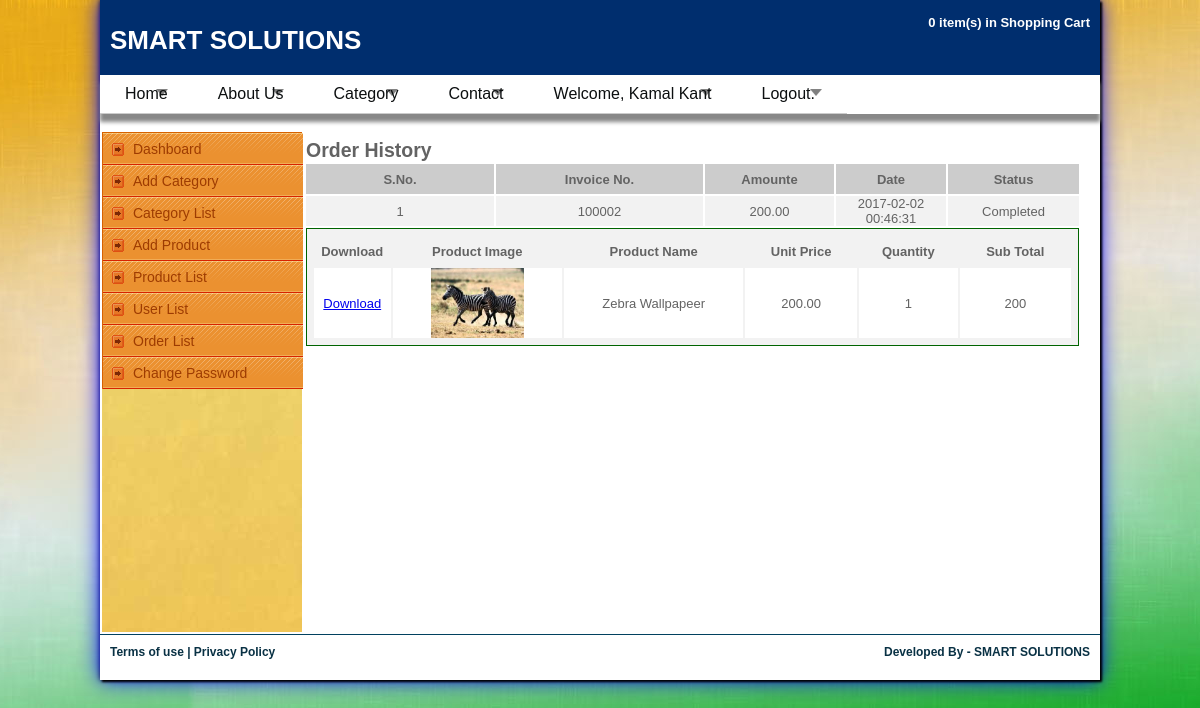
Screenshot of /order-list.php (signed in) with the database file from the repository.
### tables this page shows
CREATE TABLE `i_order` (
  `od_id` int(10) unsigned NOT NULL auto_increment,
  `od_invoice` varchar(100) NOT NULL,
  `od_billing_amount` float(10,2) default '0.00',
  `od_date` datetime default NULL,
  `od_last_update` datetime default NULL,
  `od_status` enum('Uncomplete','Paid','Completed','Cancelled') NOT NULL default 'Completed',
  `od_billing_name` varchar(50) NOT NULL,
  `od_billing_address` varchar(100) NOT NULL,
  `od_billing_city` varchar(100) NOT NULL,
  `od_billing_state` varchar(100) default NULL,
  `od_billing_postal_code` varchar(10) NOT NULL,
  `od_billing_email` varchar(255) NOT NULL,
  `od_billing_phone` varchar(16) NOT NULL,
  `od_shipping_name` varchar(50) NOT NULL,
  `od_shipping_address` varchar(100) NOT NULL,
  `od_shipping_city` varchar(100) NOT NULL,
  `od_shipping_state` varchar(100) default NULL,
  `od_shipping_postal_code` varchar(10) NOT NULL,
  `od_shipping_phone` varchar(16) NOT NULL,
  `od_shipping_cost` decimal(10,2) default '0.00',
  `payment_type` varchar(50) default NULL,
  `card_no` varchar(20) default NULL,
  `expiry` varchar(10) default NULL,
  `cvv` int(10) default NULL,
  `name_on_card` varchar(200) default NULL,
  `user_id` bigint(20) default NULL,
  `is_delete` smallint(6) NOT NULL default '0',
  PRIMARY KEY  (`od_id`)
);

CREATE TABLE `i_order_item` (
  `id` bigint(20) unsigned NOT NULL auto_increment,
  `order_id` bigint(20) NOT NULL,
  `product_id` bigint(20) unsigned NOT NULL,
  `product_image` varchar(255) default NULL,
  `product_name` varchar(255) default NULL,
  `product_price` decimal(10,2) default NULL,
  `quantity` int(10) unsigned NOT NULL,
  `created` datetime default NULL,
  `ostatus` int(10) default '1' COMMENT '1=>Activate,2=>Inactive',
  PRIMARY KEY  (`id`)
);

### dbconfig.php (called while the page is built, shortened)
<?php
if (isset($_SESSION['user_id'])) {
    $user_id = $_SESSION['user_id'];
}
?>

### order-list.php (the view, shortened to what this page needs)
<?php
include './dbconfig.php';
if (!empty($user_id)) {
    ?>
    <!DOCTYPE html PUBLIC "-//W3C//DTD XHTML 1.0 Transitional//EN" "http://www.w3.org/TR/xhtml1/DTD/xhtml1-transitional.dtd">
    <html xmlns="http://www.w3.org/1999/xhtml">
        <head>
            <link href="stylesheet/style.css" rel="stylesheet" type="text/css" />
            <link href="stylesheet/menu.css" rel="stylesheet" type="text/css" />
            <link href="stylesheet/form-field.css" rel="stylesheet" type="text/css" />
            <link type="text/css" href="stylesheet/left-panel.css" rel="stylesheet"/>
        </head>
        <body onload="emailchk();">
            <div id="wrapper">
                <div id="container">
                    <div id="header">
                        <?php
                        include('header.php');
                        ?>
                    </div>
                    <div id="center-page">
                        <table border="0" width="100%">
                            <tr>
                                <td>
                                    <?php
                                    include('custmenu.php');
                                    ?>
                                </td>
                                <td width="800" valign="top">
                                    <form action="" method="post">
                                        <table cellpadding="2" cellspacing="2" border="0">
                                            <tr>
                                                <td colspan="5"><h2>Order History</h2></td>
                                            </tr>
                                            <tr bgcolor="#ccc">
                                                <td width="188" align="center" height="30"><strong>S.No.</strong></td>
                                                <td width="207" align="center"><strong>Invoice No.</strong></td>
                                                <td width="129" align="center"><strong>Amounte</strogn></td>
                                                <td width="110" align="center"><strong>Date</strong></td>
                                                <td width="131" align="center"><strong>Status</strong></td>
                                            </tr>
                                            <?php
                                            $ctr = 0;
                                            $query_order = "SELECT od_id,od_invoice,od_billing_amount,od_date,od_status FROM i_order WHERE user_id = '$user_id' ORDER BY od_id DESC";
                                            $result_order = mysqli_query($con, $query_order);
                                            if (mysqli_num_rows($result_order) > 0) {
                                                while ($row = mysqli_fetch_array($result_order)) {
                                                    $ctr++;
                                                    ?>
                                                    <tr style="background:#f2f2f2;">
                                                        <td  align="center"><?php echo $ctr; ?></td>
                                                        <td align="center"><?php echo $row ['od_invoice']; ?></td>
                                                        <td align="center"><?php echo $row ['od_billing_amount']; ?></td>
                                                        <td align="center"><?php echo $row ['od_date']; ?></td>
                                                        <td align="center"><?php echo $row ['od_status']; ?></td>
                                                    </tr>
                                                    <tr>
                                                        <td colspan="5" style="border:solid 1px darkgreen;">
                                                            <table cellpadding="2" cellspacing="2" border="0" bgcolor="#f2f2f2" border="0" style="padding: 5px;">
                                                                <tr bgcolor="#f2f2f2">
                                                                    <td width="80" align="center"><strong>Download</strong></td>
                                                                    <td width="188" align="center" height="30"><strong>Product Image</strong></td>
                                                                    <td width="207" align="center"><strong>Product Name</strong></td>
                                                                    <td width="129" align="center"><strong>Unit Price</strogn></td>
                                                                    <td width="110" align="center"><strong>Quantity</strong></td>
                                                                    <td width="131" align="center"><strong>Sub Total</strong></td>
                                                                </tr>
                                                                <?php
                                                                $query_product = "SELECT order_id,product_id,product_image,product_name,product_price,quantity FROM i_order_item WHERE order_id = '".$row ['od_id']."'";
                                                                $result_product = mysqli_query($con, $query_product);
                                                                if (mysqli_num_rows($result_product) > 0) {
                                                                    while ($row1 = mysqli_fetch_array($result_product)) {
                                                                        ?>
                                                                        <tr style="background:#fff;">
                                                                            <td align="center">
                                                                                <a href="<?php echo $row1['product_image']; ?>" target="_blank">Download</a>
                                                                            </td>
                                                                            <td  align="center">
                                                                                <img src="<?php echo $row1['product_image']; ?>" height="70"/>
                                                                            </td>
                                                                            <td align="center"><?php echo $row1['product_name']; ?></td>
                                                                            <td align="center"><?php echo $row1['product_price']; ?></td>
                                                                            <td align="center"><?php echo $row1['quantity']; ?></td>
                                                                            <td align="center"><?php echo $row1['product_price'] * $row1['quantity']; ?></td>
                                                                        </tr>
                                                                        <?php
                                                                    }
                                                                }
                                                                ?>
                                                            </table>
                                                        </td>
                                                    </tr>
                                                    <?php
                                                }
                                            } else {
                                                echo '<tr><td align="center" colspan="5"><h4>No Data.</h4></td></tr>';
                                            }
                                            ?>
                                        </table>
                                    </form>
                                </td>
                            </tr>
                        </table>
                    </div>
                    <?php
                    include('footer.php');
                    ?>
                </div>
            </div>
        </body>
    </html>
    <?php
} else {
    header("location:login.php?logout=success");
}
?>

### stylesheet/style.css (style rules this page uses)
* { margin:0px 0px 0px 0px; padding:0px 0px 0px 0px; }
body { font-family: calibri, "Trebuchet MS", Arial; font-size:13px; color:#636363; background:#ab1f22; margin:0px 0px 0px 0px; padding:0px 0px 0px 0px; background:url(../images/bg.jpg) top no-repeat; background-attachment:fixed; }
#wrapper { width:100%; margin:0px 0px 0px 0px; padding:0px 0px 0px 0px; }
#container { width:970px; margin:0px auto; padding:0px 15px; background-color: #ffffff; box-shadow: 2px 2px 2px black, 0 0 20px blue, 0 0 5px #000; }
#header { width:980px; margin:0px 0px 0px 0px; padding:0px 0px 0px 0px; height: 100px; }
#center-page { width:970px; height:auto;; padding: 0px; margin: 0px; }
img { border:none; }

### stylesheet/form-field.css (style rules this page uses)
img { border: #ffffff; background-image: none; }

### rows the page displays
i_order: od_invoice "100002", od_billing_amount "200.00", od_date "2017-02-02 00:46:31", od_status "Completed"
i_order_item: product_image (picture), product_name "Zebra Wallpapeer", product_price "200.00", quantity "1", $row1['product_price'] * $row1['quantity'] "200"

### other values shown
$user_name "Kamal Kant"
